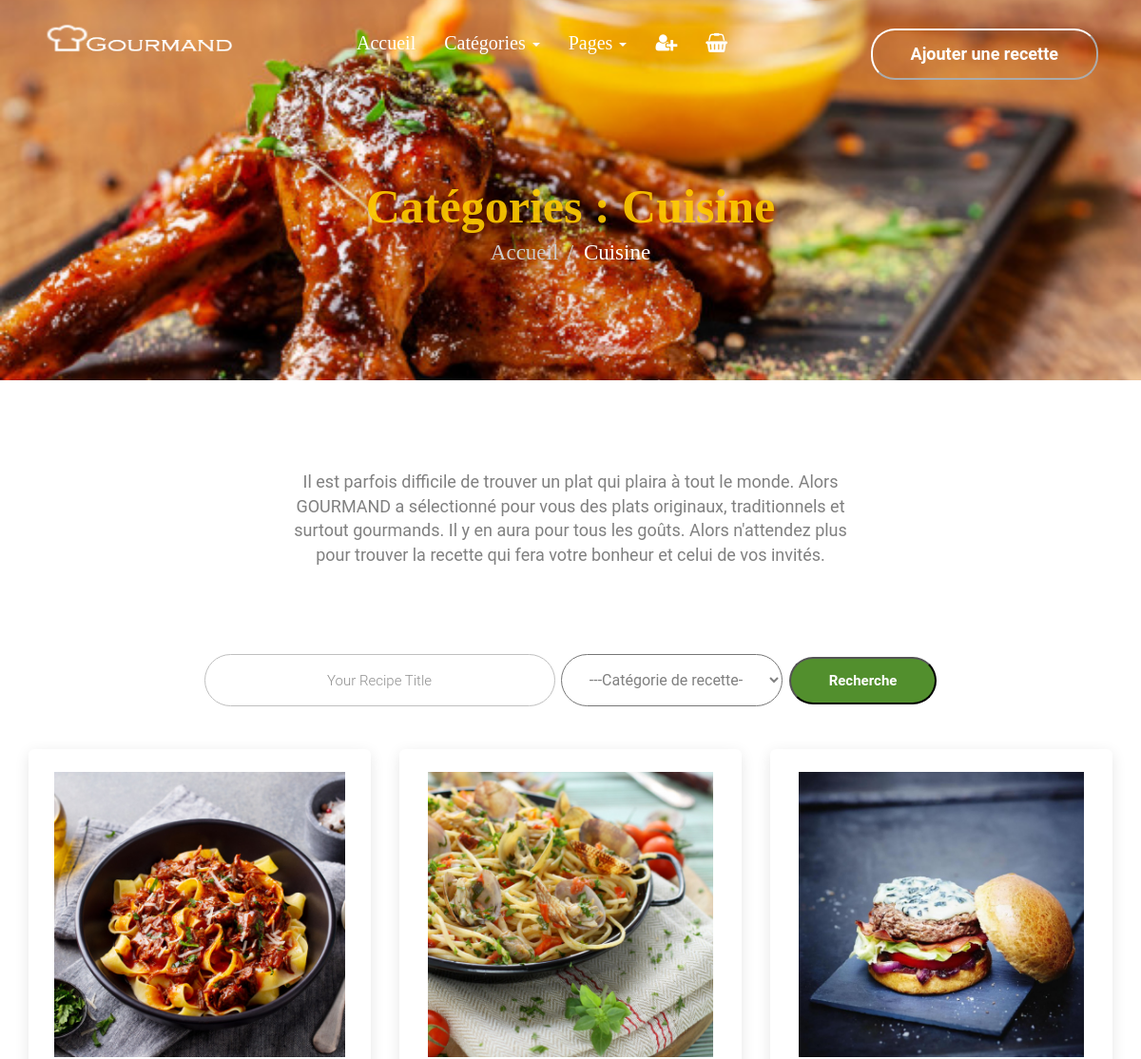
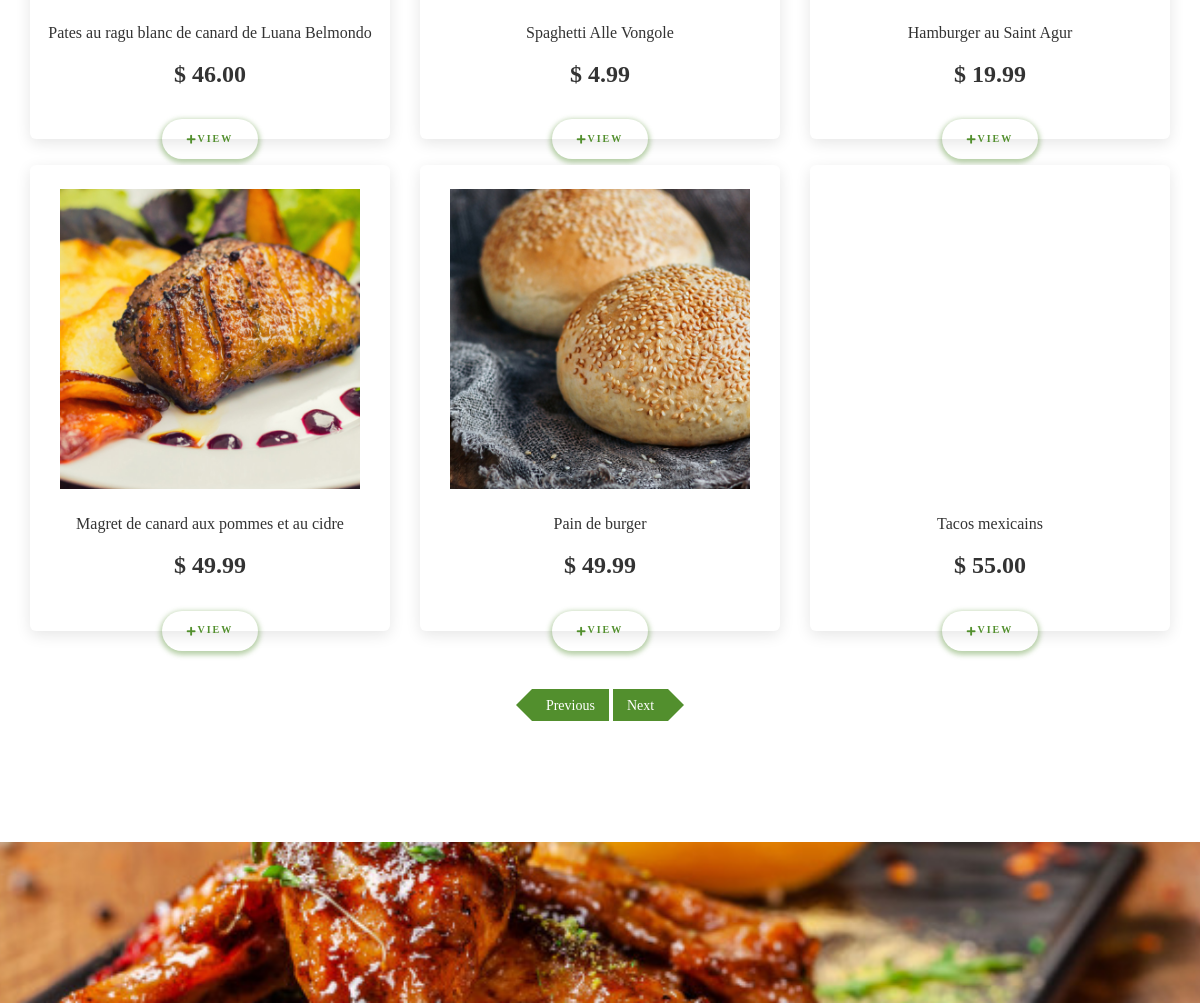
The page /php/cuisine.php on the database its author committed (2 pictures, top to bottom).
### tables this page shows
CREATE TABLE `recette` (
  `id` int(11) NOT NULL,
  `image` varchar(500) NOT NULL,
  `name` varchar(500) NOT NULL,
  `prix` varchar(500) NOT NULL,
  `description` varchar(5000) NOT NULL,
  `category` varchar(500) NOT NULL
);

### php/cuisine.php (the view, shortened to what this page needs)
<!DOCTYPE html>
<html lang="en">
<head>
    <link rel="stylesheet" href="https://use.fontawesome.com/releases/v5.5.0/css/all.css">
    <link rel="stylesheet" href="https://cdnjs.cloudflare.com/ajax/libs/font-awesome/4.7.0/css/font-awesome.min.css">
    <link rel="stylesheet" href="https://maxcdn.bootstrapcdn.com/bootstrap/3.4.1/css/bootstrap.min.css">
    <link rel="stylesheet" href="https://cdnjs.cloudflare.com/ajax/libs/font-awesome/4.7.0/css/font-awesome.min.css">
    <link rel="stylesheet" href="../css/cantact.css">
    <link rel="stylesheet" href="../css/style.css">
    <link rel="stylesheet" href="../css/search.css">
    <link rel="stylesheet" href="../css/patisiere.css">
</head>
<body>
    <header class="header-home">
        <nav class="navbar navbar-inverse nav-home ">
            <div class="container-fluid">
                <div class="navbar-header">
                    <a class="navbar-brand" href="#"><img class="logo" src="../images/logo.png"> </a>
                </div>
                <div class="collapse navbar-collapse " id="myNavbar">
                    <ul class="nav navbar-nav menu">
                        <li><a class="text-white" href="index.php">Accueil</a></li>
                        <li class="dropdown">
                            <a class="dropdown-toggle" data-toggle="dropdown" href="#">Catégories <span class="caret"></span></a>
                        </li>
                        <li class="dropdown">
                            <a class="dropdown-toggle" data-toggle="dropdown" href="#">Pages <span class="caret"></span></a>
                        </li>
                        <?php session_start(); if(isset($_SESSION['User'])): ?>
              <li><a href="../Traitement/logout.php"><i class="fa fa-sign-out"></i></a></li>
            <?php else: ?>
              <li><a href="Authe.php"><i class="fa fa-user-plus"></i></a></li>
            <?php endif; ?>
                        <li><a href="panier.php"><i class="fa fa-shopping-basket"></i></a></li>
                    </ul>
                    <ul class="nav navbar-nav navbar-right">
                        <li><button class="nvrecette"><strong>Ajouter une recette</strong></button></li>
                    </ul>
                </div>
                <div class="col-md-12 col-sm-12 col-xs-12 text-center">
                    <h1 class="H1">Catégories : Cuisine
                    </h1>
                    <ol class="breadcrumb text-center">
                        <li><a href="../php/menu-home.php">Accueil</a></li>
                        <li class="active">Cuisine
                        </li>
                    </ol>
                </div>
            </div>
        </nav>
    </header>
    <div class="ensemble-input-button">
        <div id="fields2">
            <p>Il est parfois difficile de trouver un plat qui plaira à tout le monde. Alors GOURMAND a sélectionné pour vous des plats originaux, traditionnels et surtout gourmands. Il y en aura pour tous les goûts. Alors n'attendez plus pour trouver la recette qui fera votre bonheur et celui de vos invités.</p>
        </div>
        <div class="row">
            <form id="add-new-listing" method="POST">
                <div class="form-group">
                    <input type="text" value="Your Recipe Title"  placeholder="Your Recipe Title">
                    <select name="pets" id="pet-select">
                        <option value="" style="text-align: center;">---Catégorie de recette---</option>
                    </select>
                    <button>Recherche</button>
                </div>
                <div class="container my-5">
                    <div class="row row-eq-height">
                    <?php
include 'db.php';
$sql = "select * from recette where category='Cuisine';";
$result = $con->query($sql);
if ($result->num_rows > 0) {
  while($row = $result->fetch_assoc()) {
  ?>
                        <div class="col-12 col-md-6 col-lg-4 col-xl-3 mb-5">
                            <div class="product-card h-100 mb-0">
                                <a class="product-card__content" href="#">
                                    <span class="product-card__img" style='background-image:url(../images/<?php echo $row["image"] ?>)'></span>
                                    <span class="product-card__title">
                                    <?php echo $row["name"] ?>
                                    </span>
                                    <span class="product-card__price">
                                    $ <?php echo $row["prix"] ?>
                                    </span>
                                </a>
                                <div class="product-card__actions">
                                <a class="product-card__btn mr-3" href="details.php?id=<?php echo $row['id']?>&&idU=<?php echo $_SESSION['ID']?>">
                                        <i class="fas fa-plus mr-2"></i>
                                        View </a>
                                </div>
                            </div>
                        </div>
                        <?php
}
}
?>
                    </div>
                </div>
                <div class="button-bar">
                    <a href="#" class="button prev">Previous</a>
                    <a href="#" class="button next">Next</a>
                </div>
                <footer>
                    <div class="row footer-top">
                        <div class="container">
                            <div class="row" class="row">
                                <div class="col-md-12 footer-row-1">
                                    <div class="row" class="row">
                                        <div class="col-md-12 sidebar-1">
                </footer>
</body>
</html>

### css/cantact.css (style rules this page uses)
* { margin: 0px ; padding: 0px ; box-sizing: border-box; }
.logo { margin-top:-15px; width: 200px; height: 40px; margin-left: 30px; }
.header-home { margin-bottom: 94px; width:100%; height :440px; background-repeat: no-repeat; float: right; background: url("../images/photo-footer.jpg") center center/cover no-repeat; }
.nav-home { background-color: transparent; border: none; }
.menu { margin-left: 700px; }
.navbar-inverse .navbar-nav li a { color: #FFFFFF; font-size: 20px; }
.nvrecette { padding: 12px 40px; border-radius: 25px; background-color: transparent; border-color: white; color: white; margin-top: 10px; font-size: 18px; }
.container-fluid { margin-top: 20px; }
.navbar-right { margin-left: 20px; }
.nvrecette { margin-right:30px; }
.navbar-inverse .navbar-collapse, .navbar-inverse .navbar-form { border-color:none; }
@media only screen and (max-width: 1700px) { .menu { margin-left: 300px; } }
@media only screen and (max-width: 1400px) { .menu { margin-left: 100px; } }
@media only screen and (max-width: 1800px) { .menu { margin-left:300px; } }
@media only screen and (max-width: 1309px) { .menu { margin-left:120px; } }
@media only screen and (max-width:1379px) { .menu { margin-left:100px; } }
.breadcrumb { background: rgba(0, 0, 0, 0) none repeat scroll 0 0; color: #cccccc; margin-top: 0px; margin-bottom: 6px; font-weight: 300; padding: 0; text-transform: capitalize; font-size: 18px; }
.H1 { align-self: center; font-size: 50px; font-weight: 600; line-height: 100%; margin: 0 auto; padding: 8px 0; width: 100%; text-align: center; color:rgb(255, 204, 0); opacity:0.9; font-family: "Signika"; margin-top:100px; }
a { font-family: "Signika"; color: white; text-decoration: none; font-size: 23px; }
.breadcrumb>.active { color: white; font-size: 23px; font-family: "Signika"; }
h1, h1 span { font-family: "Signika"; font-size: 36px; font-weight: 700; color: #242424; }
body { margin-top: -20px; }
footer { background-color:transparent; }
footer .footer-top { width:100%; height:320px; background-repeat: no-repeat; background-color:transparent; background-image: url('../images/photo-footer.jpg'); background-position: center; background-size: cover; margin-left: 0px; margin-top: 200px; }
.footer-row-1 { padding-top:80px;padding-bottom:80px; }
.footer-row-1 { margin-top:0;margin-bottom:0; }
.footer-row-1 { border-top:0px solid #515b5e;border-bottom:0px solid #515b5e;border-left:0px solid #515b5e;border-right:0px solid #515b5e; }
.row:after { content: ""; display: table; clear: both; }
body { margin:0; }
*,:after,:before { box-sizing:border-box }
a { color:inherit;text-decoration:none }

### css/search.css (style rules this page uses)
body { font-family: Arial; overflow-x: hidden; }
* { box-sizing: border-box; margin: 0px; padding: 0px; }

### rows shown on the page
recette: image (picture), name "Pates au ragu blanc de canard de Luana Belmondo", prix "46.00"
recette: image (picture), name "Spaghetti Alle Vongole", prix "4.99"
recette: image (picture), name "Hamburger au Saint Agur", prix "19.99"
recette: image (picture), name "Magret de canard aux pommes et au cidre", prix "49.99"
recette: image (picture), name "Pain de burger", prix "49.99"
recette: name "Tacos mexicains", prix "55.00"
